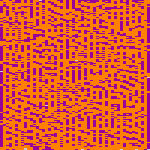
Frame 1 (no input)
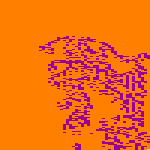
Frame 60 (the mouse pressed at the canvas centre just before this capture)
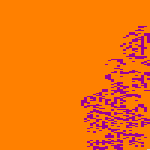
Frame 120 (the mouse held since frame 60 and released just before this capture)

The Processing sketch that drew these frames (run headless with seeded random() and noise(); from frame 60 on, the mouse is pressed at the canvas centre):

// Processing sketch: processing_155316
// ── processing_155316.pde

void setup() {
  size(150, 150);
  frameRate(20);
  loadPixels();
  int counter = -1;
  for (int i = 0; i <= (height - 3)*(width) + width - 3; i+= 3) {
    if (counter != i/(3*width)) {
      if (random(1) < 0.4) {
        pixels[i] = color(153, 0, 153);
        pixels[i + 1] = color(153, 0, 153);
        pixels[i + 2] = color(153, 0, 153);
        pixels[i + width] = color(153, 0, 153);
        pixels[i + width + 1] = color(153, 0, 153);
        pixels[i + width + 2] = color(153, 0, 153);
        pixels[i + 2*width] = color(153, 0, 153);
        pixels[i + 2*width + 1] = color(153, 0, 153);
        pixels[i + 2*width + 2] = color(153, 0, 153);
      }
    }
    else if ((i + 1) % (3*width) == 0) {
      counter++;
    }
  }
  updatePixels();
}

void mouseDragged() {
  loadPixels();
  if(mouseX >= 0 && mouseY >= 0 && mouseX < width && mouseY < width && mouseX % 3 == 0 && mouseY % 3 == 0) {
        pixels[mouseY*width + mouseX] = color(153, 0, 153);
        pixels[mouseY*width + mouseX + 1] = color(153, 0, 153);
        pixels[mouseY*width + mouseX + 2] = color(153, 0, 153);
        pixels[mouseY*width + mouseX + width] = color(153, 0, 153);
        pixels[mouseY*width + mouseX + width + 1] = color(153, 0, 153);
        pixels[mouseY*width + mouseX + width + 2] = color(153, 0, 153);
        pixels[mouseY*width + mouseX + 2*width] = color(153, 0, 153);
        pixels[mouseY*width + mouseX + 2*width + 1] = color(153, 0, 153);
        pixels[mouseY*width + mouseX + 2*width + 2] = color(153, 0, 153);
  }
  updatePixels();
}

void draw() {
  loadPixels();  
  int counter = -1;
  for (int i = 0; i < width*(height - 3) + width - 3; i+= 3) {
    if (counter != i/(3*width)) {
      if (numberOfNeighbors(i) == 2 && pixels[i] == color(153, 0, 153)) {
      }
      else if (numberOfNeighbors(i) < 2 || numberOfNeighbors(i) > 3) {
        pixels[i] = color(255, 128, 0);
        pixels[i + 1] = color(255, 128, 0);
        pixels[i + 2] = color(255, 128, 0);
        pixels[i + width] = color(255, 128, 0);
        pixels[i + width + 1] = color(255, 128, 0);
        pixels[i + width + 2] = color(255, 128, 0);
        pixels[i + 2*width] = color(255, 128, 0);
        pixels[i + 2*width + 1] = color(255, 128, 0);
        pixels[i + 2*width + 2] = color(255, 128, 0);
      }
      else if(numberOfNeighbors(i) == 3)  {
        pixels[i] = color(153, 0, 153);
        pixels[i + 1] = color(153, 0, 153);
        pixels[i + 2] = color(153, 0, 153);
        pixels[i + width] = color(153, 0, 153);
        pixels[i + width + 1] = color(153, 0, 153);
        pixels[i + width + 2] = color(153, 0, 153);
        pixels[i + 2*width] = color(153, 0, 153);
        pixels[i + 2*width + 1] = color(153, 0, 153);
        pixels[i + 2*width + 2] = color(153, 0, 153);
      }
    }
    else if ((i + 1) % (3*width) == 0) {
      counter++;
    }
  }
  updatePixels();
}

int numberOfNeighbors(int index) {
  int row = index/width;
  int col = index % width;
  int count = 0;
  for (int i = row - 3; i <= row + 3; i+= 3) {
    for (int j = col - 3; j <= col + 3; j+= 3) {
      if ((i == row && j == col) == false && i >= 0 && j >= 0 && i < width && j < height && pixels[i*width + j] == color(153, 0, 153)) {
        count++;
      }
    }
  }
  return count;
}
